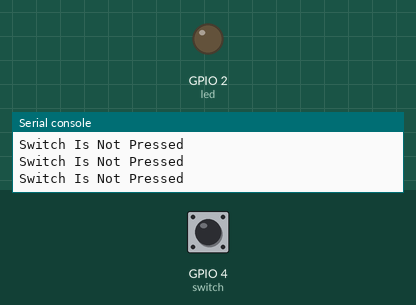
Simulated run of this program. Board: ESP32 board running MicroPython. Shown: output pins drawn as LEDs (lit = HIGH), the last lines printed to the serial console. The test bench sets the inputs (shaded band); at power-on: GPIO 4 (switch) HIGH.

Above: at 1.2 s.
1.3 s: GPIO 4 (switch) pulled LOW for 0.15 s
At 1.4 s:
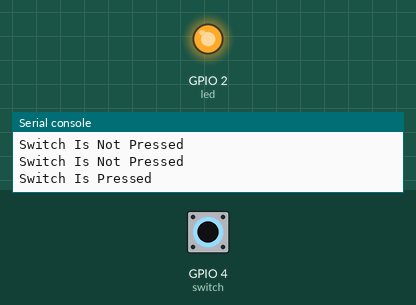
3.0 s: GPIO 4 (switch) pulled LOW for 3.2 s
At 7.4 s:
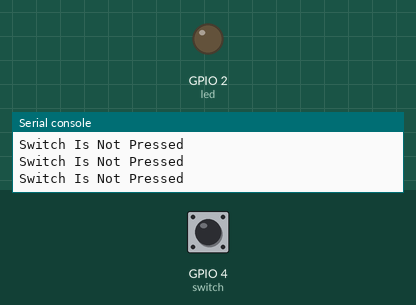
Timing chart, 0 to 8.9 s (numbered marks = the images above; inputs shaded):
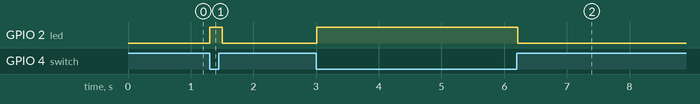

Measured:
- after the input at 1.3 s, GPIO 2 (led): LOW → HIGH at once, → LOW 0.20 s later
- after the input at 3.0 s, GPIO 2 (led): LOW → HIGH at once, → LOW 3.2 s later

The program:

SwitchBasic.py
```python
from machine import Pin
import time

#switch=Pin(4,Pin.IN)
switch=Pin(4,Pin.IN, Pin.PULL_UP)
led=Pin(2, Pin.OUT)

#_______________________________________________________________________________________

while(1):
    switchState=switch.value()
    if(switchState==0):
        print("Switch Is Pressed")
        # write any statement here that can execute when switch is pressed
        led.on()
    if(switchState==1):
        print("Switch Is Not Pressed")
        # write any statement here that can execute when switch is *not* pressed
        led.off()
    time.sleep(0.1)
```
